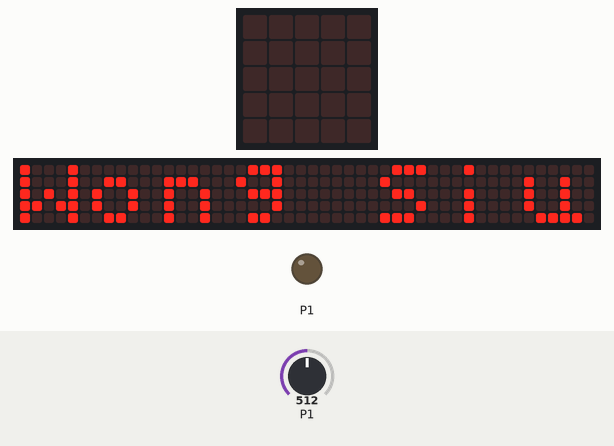
A program run on a simulated BBC micro:bit (MakeCode). Parts: the board's 5×5 LED display, a strip that is not on the board, showing the scrolling text unrolled, output pins drawn as LEDs (lit = HIGH). Inputs (shaded band) come from the test bench; at power-on: P1 = 512 (analog values on the 0–1023 scale). The 48×5 strip is a reading aid, not a part: it shows the text the display is scrolling, unrolled, one strip-width of it at a time.

Above: at 4.1 s.
At 12.8 s:
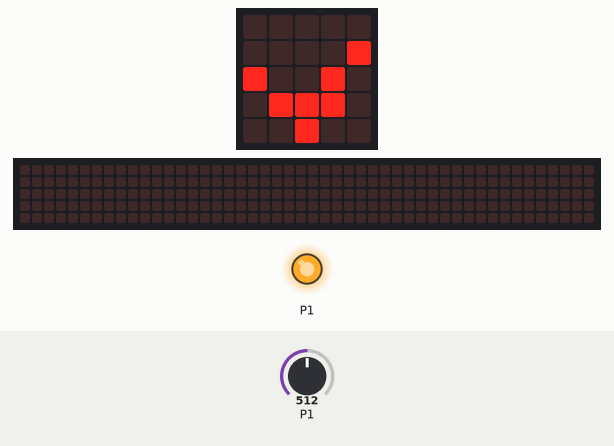
12.9 s: P1 set to 489
At 13.9 s:
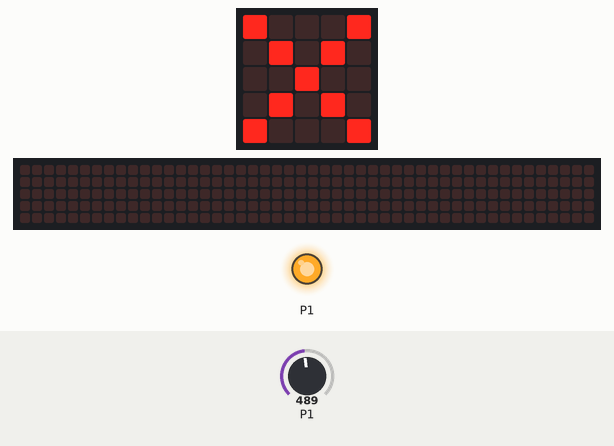
17.6 s: P1 set to 511
At 19.0 s:
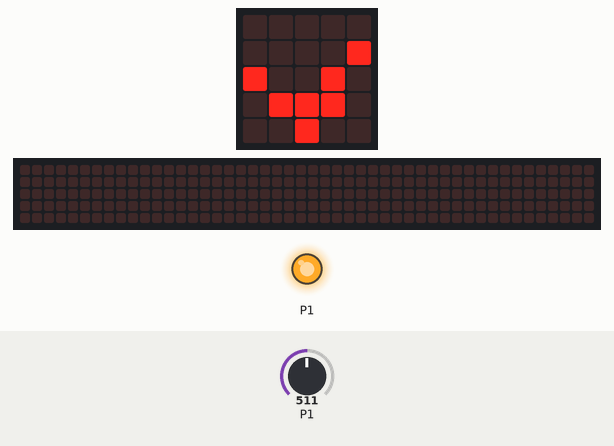
22.3 s: P1 set to 492
At 24.2 s:
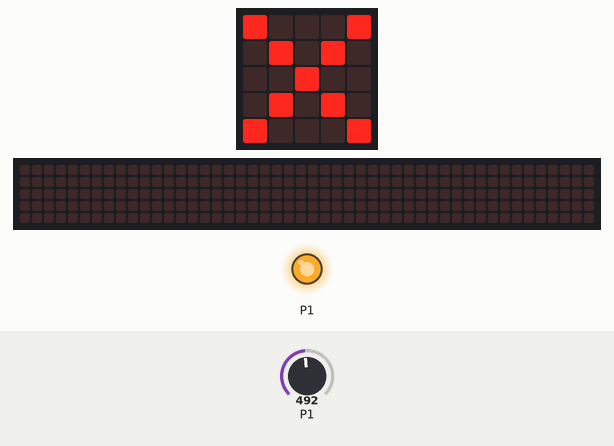
Timing chart, 0 to 25.7 s (numbered marks = the images above; inputs shaded):
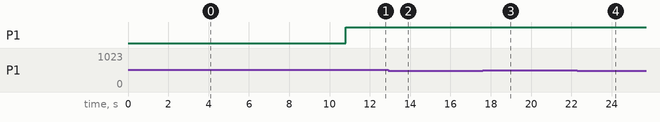

Measured:
- the behaviour switches between 502 and 501 on P1 (found by bisection; images 1 and 2)
- after the input at 12.9 s, the display: first differs from a run without the input after 0.74 s (image 2)
- after the input at 17.6 s, the display: first differs from a run without the input after 0.30 s (image 3)
- after the input at 22.3 s, the display: first differs from a run without the input after 1.3 s (image 4)
- what the display in image 0 shows lasts 0.6 s, from 4.1 s to 4.7 s
- what the display in image 2 shows lasts 1.4 s, from 13.6 s to 15.0 s

The program:

main.ts
```typescript
let Water_Level = 0
basic.showString("Wong Siu Ho")
basic.forever(function () {
    Water_Level = pins.analogReadPin(AnalogPin.P1)
    pins.analogWritePin(AnalogPin.P1, 1023)
    if (Water_Level >= 502) {
        basic.showLeds(`
            . . . . .
            . . . . #
            # . . # .
            . # # # .
            . . # . .
            `)
        basic.pause(1000)
        basic.clearScreen()
    } else {
        basic.showLeds(`
            # . . . #
            . # . # .
            . . # . .
            . # . # .
            # . . . #
            `)
        basic.pause(1000)
        basic.clearScreen()
    }
})
```

test.ts
```typescript
// 在這裡測試；當此封包作為擴充功能時，將不會編譯此內容。
```
